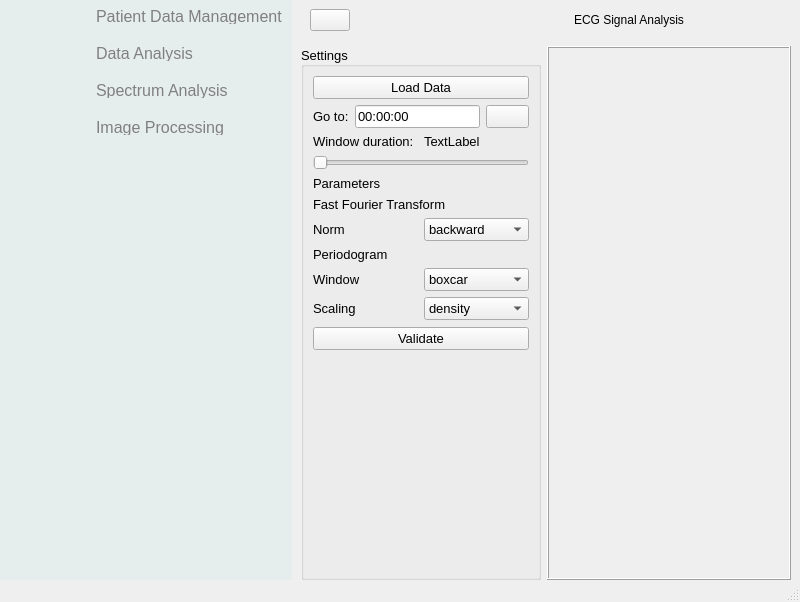
<?xml version="1.0" encoding="UTF-8"?>
<ui version="4.0">
 <class>MainWindow</class>
 <widget class="QMainWindow" name="MainWindow">
  <property name="geometry">
   <rect>
    <x>0</x>
    <y>0</y>
    <width>800</width>
    <height>602</height>
   </rect>
  </property>
  <property name="sizePolicy">
   <sizepolicy hsizetype="Expanding" vsizetype="Expanding">
    <horstretch>0</horstretch>
    <verstretch>0</verstretch>
   </sizepolicy>
  </property>
  <property name="minimumSize">
   <size>
    <width>0</width>
    <height>0</height>
   </size>
  </property>
  <property name="windowTitle">
   <string>MainWindow</string>
  </property>
  <property name="styleSheet">
   <string notr="true"/>
  </property>
  <widget class="QWidget" name="centralwidget">
   <property name="sizePolicy">
    <sizepolicy hsizetype="Expanding" vsizetype="Expanding">
     <horstretch>0</horstretch>
     <verstretch>0</verstretch>
    </sizepolicy>
   </property>
   <layout class="QVBoxLayout" name="verticalLayout_9">
    <property name="leftMargin">
     <number>0</number>
    </property>
    <property name="topMargin">
     <number>0</number>
    </property>
    <property name="rightMargin">
     <number>0</number>
    </property>
    <property name="bottomMargin">
     <number>0</number>
    </property>
    <item>
     <layout class="QHBoxLayout" name="horizontalLayout_8">
      <property name="spacing">
       <number>0</number>
      </property>
      <item>
       <widget class="QWidget" name="icon_only_widget" native="true">
        <property name="minimumSize">
         <size>
          <width>0</width>
          <height>561</height>
         </size>
        </property>
        <property name="styleSheet">
         <string notr="true">QWidget{background-color:rgb(230, 237, 237);
}
QPushButton{text-align:left;color:gray;height:15px;border:none;padding-left:5px;border-top-left-radius:10px;border-bottom-left-radius:10px;border-radius:10px;}QLabel{color:gray;}
QPushButton:checked{background-color: #F5FAFE;
color:#1F95EF; font-weight:bold;
}</string>
        </property>
        <layout class="QVBoxLayout" name="verticalLayout_3">
         <property name="topMargin">
          <number>0</number>
         </property>
         <property name="rightMargin">
          <number>0</number>
         </property>
         <property name="bottomMargin">
          <number>0</number>
         </property>
         <item>
          <layout class="QVBoxLayout" name="verticalLayout_4">
           <property name="spacing">
            <number>22</number>
           </property>
           <property name="sizeConstraint">
            <enum>QLayout::SetDefaultConstraint</enum>
           </property>
           <property name="leftMargin">
            <number>9</number>
           </property>
           <property name="topMargin">
            <number>9</number>
           </property>
           <property name="rightMargin">
            <number>9</number>
           </property>
           <property name="bottomMargin">
            <number>9</number>
           </property>
           <item>
            <widget class="QPushButton" name="pbDataManagement1">
             <property name="font">
              <font>
               <pointsize>12</pointsize>
               <stylestrategy>PreferAntialias</stylestrategy>
               <kerning>true</kerning>
              </font>
             </property>
             <property name="text">
              <string/>
             </property>
             <property name="icon">
              <iconset resource="resources.qrc">
               <normaloff>:/image.png</normaloff>
               <normalon>:/profile.png</normalon>:/image.png</iconset>
             </property>
             <property name="checkable">
              <bool>true</bool>
             </property>
             <property name="autoExclusive">
              <bool>true</bool>
             </property>
            </widget>
           </item>
           <item>
            <widget class="QPushButton" name="pbDataAnalysis1">
             <property name="font">
              <font>
               <pointsize>12</pointsize>
              </font>
             </property>
             <property name="text">
              <string/>
             </property>
             <property name="icon">
              <iconset resource="resources.qrc">
               <normaloff>:/icons8-graphique-combiné-48.png</normaloff>
               <normalon>:/icons8-graphique-combiné-481.png</normalon>:/icons8-graphique-combiné-48.png</iconset>
             </property>
             <property name="checkable">
              <bool>true</bool>
             </property>
             <property name="autoExclusive">
              <bool>true</bool>
             </property>
            </widget>
           </item>
           <item>
            <widget class="QPushButton" name="pbSpectrumAnalysis1">
             <property name="font">
              <font>
               <pointsize>12</pointsize>
              </font>
             </property>
             <property name="text">
              <string/>
             </property>
             <property name="icon">
              <iconset resource="resources.qrc">
               <normaloff>:/icons8-signal-rfid-50.png</normaloff>
               <normalon>:/icons8-signal-rfid-30.png</normalon>:/icons8-signal-rfid-50.png</iconset>
             </property>
             <property name="checkable">
              <bool>true</bool>
             </property>
             <property name="autoExclusive">
              <bool>true</bool>
             </property>
            </widget>
           </item>
           <item>
            <widget class="QPushButton" name="pbImageProcessing1">
             <property name="font">
              <font>
               <pointsize>12</pointsize>
              </font>
             </property>
             <property name="text">
              <string/>
             </property>
             <property name="icon">
              <iconset resource="resources.qrc">
               <normaloff>:/icons8-image-48.png</normaloff>
               <normalon>:/icons8-image-24.png</normalon>:/icons8-image-48.png</iconset>
             </property>
             <property name="checkable">
              <bool>true</bool>
             </property>
             <property name="autoExclusive">
              <bool>true</bool>
             </property>
            </widget>
           </item>
          </layout>
         </item>
         <item>
          <spacer name="verticalSpacer_2">
           <property name="orientation">
            <enum>Qt::Vertical</enum>
           </property>
           <property name="sizeHint" stdset="0">
            <size>
             <width>20</width>
             <height>253</height>
            </size>
           </property>
          </spacer>
         </item>
        </layout>
       </widget>
      </item>
      <item>
       <widget class="QWidget" name="icon_name_widget" native="true">
        <property name="styleSheet">
         <string notr="true">QWidget{background-color:rgb(230, 237, 237);
}
QPushButton{text-align:left;color:gray;height:15px;border:none;padding-left:5px;border-top-left-radius:10px;border-bottom-left-radius:10px;}QLabel{color:gray;}
QPushButton:checked{background-color: #F5FAFE;
color:#1F95EF; font-weight:bold;
}</string>
        </property>
        <layout class="QVBoxLayout" name="verticalLayout_2">
         <property name="leftMargin">
          <number>7</number>
         </property>
         <property name="topMargin">
          <number>0</number>
         </property>
         <property name="rightMargin">
          <number>0</number>
         </property>
         <property name="bottomMargin">
          <number>0</number>
         </property>
         <item>
          <layout class="QVBoxLayout" name="verticalLayout">
           <property name="spacing">
            <number>22</number>
           </property>
           <property name="sizeConstraint">
            <enum>QLayout::SetDefaultConstraint</enum>
           </property>
           <property name="leftMargin">
            <number>9</number>
           </property>
           <property name="topMargin">
            <number>9</number>
           </property>
           <property name="rightMargin">
            <number>9</number>
           </property>
           <property name="bottomMargin">
            <number>9</number>
           </property>
           <item>
            <widget class="QPushButton" name="pbDataManagement2">
             <property name="font">
              <font>
               <pointsize>12</pointsize>
              </font>
             </property>
             <property name="text">
              <string>Patient Data Management</string>
             </property>
             <property name="icon">
              <iconset resource="resources.qrc">
               <normaloff>:/image.png</normaloff>
               <normalon>:/profile.png</normalon>:/image.png</iconset>
             </property>
             <property name="checkable">
              <bool>true</bool>
             </property>
             <property name="autoExclusive">
              <bool>true</bool>
             </property>
            </widget>
           </item>
           <item>
            <widget class="QPushButton" name="pbDataAnalysis2">
             <property name="font">
              <font>
               <pointsize>12</pointsize>
              </font>
             </property>
             <property name="text">
              <string>Data Analysis</string>
             </property>
             <property name="icon">
              <iconset resource="resources.qrc">
               <normaloff>:/icons8-graphique-combiné-48.png</normaloff>
               <normalon>:/icons8-graphique-combiné-481.png</normalon>:/icons8-graphique-combiné-48.png</iconset>
             </property>
             <property name="checkable">
              <bool>true</bool>
             </property>
             <property name="autoExclusive">
              <bool>true</bool>
             </property>
            </widget>
           </item>
           <item>
            <widget class="QPushButton" name="pbSpectrumAnalysis2">
             <property name="font">
              <font>
               <pointsize>12</pointsize>
              </font>
             </property>
             <property name="text">
              <string>Spectrum Analysis</string>
             </property>
             <property name="icon">
              <iconset resource="resources.qrc">
               <normaloff>:/icons8-signal-rfid-50.png</normaloff>
               <normalon>:/icons8-signal-rfid-30.png</normalon>:/icons8-signal-rfid-50.png</iconset>
             </property>
             <property name="checkable">
              <bool>true</bool>
             </property>
             <property name="autoExclusive">
              <bool>true</bool>
             </property>
            </widget>
           </item>
           <item>
            <widget class="QPushButton" name="pbImageProcessing2">
             <property name="font">
              <font>
               <pointsize>12</pointsize>
              </font>
             </property>
             <property name="text">
              <string>Image Processing</string>
             </property>
             <property name="icon">
              <iconset resource="resources.qrc">
               <normaloff>:/icons8-image-48.png</normaloff>
               <normalon>:/icons8-image-24.png</normalon>:/icons8-image-48.png</iconset>
             </property>
             <property name="checkable">
              <bool>true</bool>
             </property>
             <property name="autoExclusive">
              <bool>true</bool>
             </property>
            </widget>
           </item>
          </layout>
         </item>
         <item>
          <spacer name="verticalSpacer">
           <property name="orientation">
            <enum>Qt::Vertical</enum>
           </property>
           <property name="sizeHint" stdset="0">
            <size>
             <width>20</width>
             <height>253</height>
            </size>
           </property>
          </spacer>
         </item>
        </layout>
       </widget>
      </item>
      <item>
       <widget class="QWidget" name="main_menu" native="true">
        <property name="sizePolicy">
         <sizepolicy hsizetype="Expanding" vsizetype="Expanding">
          <horstretch>0</horstretch>
          <verstretch>0</verstretch>
         </sizepolicy>
        </property>
        <layout class="QVBoxLayout" name="verticalLayout_26">
         <property name="topMargin">
          <number>0</number>
         </property>
         <property name="rightMargin">
          <number>0</number>
         </property>
         <property name="bottomMargin">
          <number>0</number>
         </property>
         <item>
          <layout class="QVBoxLayout" name="verticalLayout_22"/>
         </item>
         <item>
          <widget class="QWidget" name="widget" native="true">
           <layout class="QHBoxLayout" name="horizontalLayout_4">
            <item>
             <layout class="QHBoxLayout" name="horizontalLayout">
              <item>
               <widget class="QPushButton" name="pbMenu">
                <property name="font">
                 <font>
                  <kerning>true</kerning>
                 </font>
                </property>
                <property name="text">
                 <string/>
                </property>
                <property name="icon">
                 <iconset resource="resources.qrc">
                  <normaloff>:/menu.png</normaloff>:/menu.png</iconset>
                </property>
                <property name="checkable">
                 <bool>true</bool>
                </property>
               </widget>
              </item>
              <item>
               <spacer name="horizontalSpacer">
                <property name="orientation">
                 <enum>Qt::Horizontal</enum>
                </property>
                <property name="sizeHint" stdset="0">
                 <size>
                  <width>218</width>
                  <height>20</height>
                 </size>
                </property>
               </spacer>
              </item>
              <item>
               <widget class="QLabel" name="label">
                <property name="styleSheet">
                 <string notr="true">font: 15pt &quot;MS Shell Dlg 2&quot;;</string>
                </property>
                <property name="text">
                 <string>ECG Signal Analysis</string>
                </property>
                <property name="alignment">
                 <set>Qt::AlignCenter</set>
                </property>
               </widget>
              </item>
              <item>
               <spacer name="horizontalSpacer_2">
                <property name="orientation">
                 <enum>Qt::Horizontal</enum>
                </property>
                <property name="sizeHint" stdset="0">
                 <size>
                  <width>98</width>
                  <height>20</height>
                 </size>
                </property>
               </spacer>
              </item>
             </layout>
            </item>
           </layout>
          </widget>
         </item>
         <item>
          <widget class="QStackedWidget" name="stackedWidget">
           <property name="enabled">
            <bool>true</bool>
           </property>
           <property name="sizePolicy">
            <sizepolicy hsizetype="Expanding" vsizetype="Expanding">
             <horstretch>0</horstretch>
             <verstretch>0</verstretch>
            </sizepolicy>
           </property>
           <property name="styleSheet">
            <string notr="true"/>
           </property>
           <property name="currentIndex">
            <number>2</number>
           </property>
           <widget class="QWidget" name="ManageData_6">
            <widget class="QLabel" name="label_46">
             <property name="geometry">
              <rect>
               <x>10</x>
               <y>80</y>
               <width>141</width>
               <height>21</height>
              </rect>
             </property>
             <property name="font">
              <font>
               <pointsize>15</pointsize>
              </font>
             </property>
             <property name="text">
              <string>Data Management</string>
             </property>
            </widget>
           </widget>
           <widget class="QWidget" name="Data_6">
            <widget class="QTabWidget" name="tabWidget">
             <property name="geometry">
              <rect>
               <x>0</x>
               <y>0</y>
               <width>561</width>
               <height>571</height>
              </rect>
             </property>
             <property name="currentIndex">
              <number>0</number>
             </property>
             <widget class="QWidget" name="tab">
              <attribute name="title">
               <string>Tab 1</string>
              </attribute>
             </widget>
             <widget class="QWidget" name="tab_2">
              <attribute name="title">
               <string>Tab 2</string>
              </attribute>
              <layout class="QHBoxLayout" name="horizontalLayout_7">
               <item>
                <widget class="QTableWidget" name="tableWidget"/>
               </item>
              </layout>
             </widget>
            </widget>
           </widget>
           <widget class="QWidget" name="Signal_6">
            <layout class="QGridLayout" name="gridLayout_7">
             <property name="leftMargin">
              <number>0</number>
             </property>
             <property name="topMargin">
              <number>0</number>
             </property>
             <property name="bottomMargin">
              <number>0</number>
             </property>
             <item row="0" column="1">
              <widget class="QFrame" name="mplwindow">
               <property name="sizePolicy">
                <sizepolicy hsizetype="Expanding" vsizetype="Expanding">
                 <horstretch>0</horstretch>
                 <verstretch>0</verstretch>
                </sizepolicy>
               </property>
               <property name="frameShape">
                <enum>QFrame::Box</enum>
               </property>
               <property name="frameShadow">
                <enum>QFrame::Raised</enum>
               </property>
               <layout class="QVBoxLayout" name="verticalLayout_7" stretch="0">
                <item>
                 <layout class="QVBoxLayout" name="verticalLayout_5"/>
                </item>
               </layout>
              </widget>
             </item>
             <item row="0" column="0">
              <widget class="QGroupBox" name="groupBox_">
               <property name="font">
                <font>
                 <family>MS Shell Dlg 2</family>
                 <pointsize>10</pointsize>
                 <weight>50</weight>
                 <italic>false</italic>
                 <bold>false</bold>
                </font>
               </property>
               <property name="styleSheet">
                <string notr="true">font: 10pt &quot;MS Shell Dlg 2&quot;;</string>
               </property>
               <property name="title">
                <string>Settings</string>
               </property>
               <property name="alignment">
                <set>Qt::AlignLeading|Qt::AlignLeft|Qt::AlignVCenter</set>
               </property>
               <layout class="QGridLayout" name="gridLayout">
                <item row="0" column="0" colspan="2">
                 <widget class="QPushButton" name="LoadBtnsignal">
                  <property name="text">
                   <string>Load Data</string>
                  </property>
                 </widget>
                </item>
                <item row="1" column="1">
                 <spacer name="verticalSpacer_18">
                  <property name="orientation">
                   <enum>Qt::Vertical</enum>
                  </property>
                  <property name="sizeHint" stdset="0">
                   <size>
                    <width>20</width>
                    <height>18</height>
                   </size>
                  </property>
                 </spacer>
                </item>
                <item row="2" column="0" colspan="2">
                 <layout class="QHBoxLayout" name="horizontalLayout_5">
                  <item>
                   <widget class="QLabel" name="label_3">
                    <property name="text">
                     <string>Go to:</string>
                    </property>
                   </widget>
                  </item>
                  <item>
                   <widget class="QLineEdit" name="lineEdit">
                    <property name="text">
                     <string>00:00:00</string>
                    </property>
                   </widget>
                  </item>
                  <item>
                   <widget class="QPushButton" name="updateTimeButton">
                    <property name="text">
                     <string/>
                    </property>
                    <property name="icon">
                     <iconset resource="resources.qrc">
                      <normaloff>:/icons8-lien-externe-32.png</normaloff>:/icons8-lien-externe-32.png</iconset>
                    </property>
                   </widget>
                  </item>
                 </layout>
                </item>
                <item row="3" column="0" colspan="2">
                 <layout class="QVBoxLayout" name="verticalLayout_6">
                  <item>
                   <layout class="QHBoxLayout" name="horizontalLayout_10">
                    <item>
                     <widget class="QLabel" name="label_2">
                      <property name="text">
                       <string>Window duration:</string>
                      </property>
                     </widget>
                    </item>
                    <item>
                     <widget class="QLabel" name="label_4">
                      <property name="text">
                       <string>TextLabel</string>
                      </property>
                     </widget>
                    </item>
                   </layout>
                  </item>
                  <item>
                   <widget class="QSlider" name="windowDurationSlider">
                    <property name="singleStep">
                     <number>5</number>
                    </property>
                    <property name="orientation">
                     <enum>Qt::Horizontal</enum>
                    </property>
                   </widget>
                  </item>
                 </layout>
                </item>
                <item row="4" column="0">
                 <spacer name="verticalSpacer_4">
                  <property name="orientation">
                   <enum>Qt::Vertical</enum>
                  </property>
                  <property name="sizeHint" stdset="0">
                   <size>
                    <width>20</width>
                    <height>0</height>
                   </size>
                  </property>
                 </spacer>
                </item>
                <item row="5" column="0" colspan="2">
                 <widget class="QLabel" name="label_48">
                  <property name="text">
                   <string>Parameters</string>
                  </property>
                 </widget>
                </item>
                <item row="6" column="0" colspan="2">
                 <widget class="QLabel" name="label_49">
                  <property name="text">
                   <string>Fast Fourier Transform</string>
                  </property>
                 </widget>
                </item>
                <item row="7" column="0" colspan="2">
                 <layout class="QHBoxLayout" name="horizontalLayout_32" stretch="0,0">
                  <item>
                   <widget class="QLabel" name="label_50">
                    <property name="font">
                     <font>
                      <pointsize>10</pointsize>
                     </font>
                    </property>
                    <property name="text">
                     <string>Norm</string>
                    </property>
                   </widget>
                  </item>
                  <item>
                   <widget class="QComboBox" name="NormcomboBox">
                    <property name="font">
                     <font>
                      <pointsize>10</pointsize>
                     </font>
                    </property>
                    <property name="editable">
                     <bool>false</bool>
                    </property>
                    <property name="currentText">
                     <string>backward</string>
                    </property>
                    <property name="maxCount">
                     <number>2147483646</number>
                    </property>
                    <item>
                     <property name="text">
                      <string>backward</string>
                     </property>
                    </item>
                    <item>
                     <property name="text">
                      <string>ortho</string>
                     </property>
                    </item>
                    <item>
                     <property name="text">
                      <string>forward</string>
                     </property>
                    </item>
                   </widget>
                  </item>
                 </layout>
                </item>
                <item row="8" column="0">
                 <spacer name="verticalSpacer_19">
                  <property name="orientation">
                   <enum>Qt::Vertical</enum>
                  </property>
                  <property name="sizeType">
                   <enum>QSizePolicy::Expanding</enum>
                  </property>
                  <property name="sizeHint" stdset="0">
                   <size>
                    <width>20</width>
                    <height>18</height>
                   </size>
                  </property>
                 </spacer>
                </item>
                <item row="9" column="0" colspan="2">
                 <widget class="QLabel" name="label_51">
                  <property name="text">
                   <string>Periodogram</string>
                  </property>
                 </widget>
                </item>
                <item row="10" column="0" colspan="2">
                 <layout class="QHBoxLayout" name="horizontalLayout_33">
                  <item>
                   <widget class="QLabel" name="label_52">
                    <property name="sizeIncrement">
                     <size>
                      <width>6</width>
                      <height>7</height>
                     </size>
                    </property>
                    <property name="font">
                     <font>
                      <pointsize>10</pointsize>
                     </font>
                    </property>
                    <property name="text">
                     <string>Window</string>
                    </property>
                   </widget>
                  </item>
                  <item>
                   <widget class="QComboBox" name="WindowcomboBox">
                    <property name="sizeIncrement">
                     <size>
                      <width>6</width>
                      <height>7</height>
                     </size>
                    </property>
                    <property name="font">
                     <font>
                      <pointsize>10</pointsize>
                     </font>
                    </property>
                    <property name="editable">
                     <bool>false</bool>
                    </property>
                    <property name="currentText">
                     <string>boxcar</string>
                    </property>
                    <property name="maxCount">
                     <number>2147483646</number>
                    </property>
                    <item>
                     <property name="text">
                      <string>boxcar</string>
                     </property>
                    </item>
                    <item>
                     <property name="text">
                      <string>hamming</string>
                     </property>
                    </item>
                    <item>
                     <property name="text">
                      <string>hann</string>
                     </property>
                    </item>
                   </widget>
                  </item>
                 </layout>
                </item>
                <item row="11" column="0" colspan="2">
                 <layout class="QHBoxLayout" name="horizontalLayout_34">
                  <item>
                   <widget class="QLabel" name="label_53">
                    <property name="sizeIncrement">
                     <size>
                      <width>6</width>
                      <height>7</height>
                     </size>
                    </property>
                    <property name="font">
                     <font>
                      <pointsize>10</pointsize>
                     </font>
                    </property>
                    <property name="toolTip">
                     <string>Selects between computing the power spectral density (‘density’) where Pxx has units of V**2/Hz and computing the squared magnitude spectrum (‘spectrum’) where Pxx has units of V**2, if x is measured in V and fs is measured in Hz.</string>
                    </property>
                    <property name="text">
                     <string>Scaling</string>
                    </property>
                   </widget>
                  </item>
                  <item>
                   <widget class="QComboBox" name="ScalingcomboBox">
                    <property name="sizeIncrement">
                     <size>
                      <width>6</width>
                      <height>7</height>
                     </size>
                    </property>
                    <property name="font">
                     <font>
                      <pointsize>10</pointsize>
                     </font>
                    </property>
                    <property name="editable">
                     <bool>false</bool>
                    </property>
                    <property name="currentText">
                     <string>density</string>
                    </property>
                    <property name="maxCount">
                     <number>2147483646</number>
                    </property>
                    <item>
                     <property name="text">
                      <string>density</string>
                     </property>
                    </item>
                    <item>
                     <property name="text">
                      <string>spectrum</string>
                     </property>
                    </item>
                   </widget>
                  </item>
                 </layout>
                </item>
                <item row="12" column="1">
                 <spacer name="verticalSpacer_3">
                  <property name="orientation">
                   <enum>Qt::Vertical</enum>
                  </property>
                  <property name="sizeHint" stdset="0">
                   <size>
                    <width>20</width>
                    <height>21</height>
                   </size>
                  </property>
                 </spacer>
                </item>
                <item row="13" column="0" colspan="2">
                 <widget class="QPushButton" name="pbValidate">
                  <property name="text">
                   <string>Validate</string>
                  </property>
                 </widget>
                </item>
                <item row="14" column="1">
                 <spacer name="verticalSpacer_20">
                  <property name="orientation">
                   <enum>Qt::Vertical</enum>
                  </property>
                  <property name="sizeType">
                   <enum>QSizePolicy::Maximum</enum>
                  </property>
                  <property name="sizeHint" stdset="0">
                   <size>
                    <width>20</width>
                    <height>238</height>
                   </size>
                  </property>
                 </spacer>
                </item>
               </layout>
              </widget>
             </item>
            </layout>
           </widget>
           <widget class="QWidget" name="Image_6">
            <widget class="QGroupBox" name="groupBox">
             <property name="geometry">
              <rect>
               <x>-11</x>
               <y>-1</y>
               <width>531</width>
               <height>511</height>
              </rect>
             </property>
             <property name="title">
              <string/>
             </property>
             <widget class="QGroupBox" name="uipanel2">
              <property name="geometry">
               <rect>
                <x>150</x>
                <y>10</y>
                <width>381</width>
                <height>491</height>
               </rect>
              </property>
              <property name="title">
               <string>Image Preview</string>
              </property>
              <property name="alignment">
               <set>Qt::AlignCenter</set>
              </property>
              <layout class="QHBoxLayout" name="horizontalLayout_2">
               <item>
                <widget class="QFrame" name="frame">
                 <property name="frameShape">
                  <enum>QFrame::Box</enum>
                 </property>
                 <property name="frameShadow">
                  <enum>QFrame::Raised</enum>
                 </property>
                 <layout class="QHBoxLayout" name="horizontalLayout_9">
                  <property name="leftMargin">
                   <number>1</number>
                  </property>
                  <property name="topMargin">
                   <number>1</number>
                  </property>
                  <property name="rightMargin">
                   <number>1</number>
                  </property>
                  <property name="bottomMargin">
                   <number>1</number>
                  </property>
                  <item>
                   <layout class="QHBoxLayout" name="frame_horizontalLayout"/>
                  </item>
                 </layout>
                </widget>
               </item>
              </layout>
             </widget>
             <widget class="QGroupBox" name="uipanel1">
              <property name="geometry">
               <rect>
                <x>10</x>
                <y>10</y>
                <width>141</width>
                <height>491</height>
               </rect>
              </property>
              <property name="title">
               <string>Settings</string>
              </property>
              <property name="alignment">
               <set>Qt::AlignCenter</set>
              </property>
              <layout class="QHBoxLayout" name="horizontalLayout_3">
               <item>
                <layout class="QHBoxLayout" name="horizontalLayout_panel1" stretch="0">
                 <property name="sizeConstraint">
                  <enum>QLayout::SetDefaultConstraint</enum>
                 </property>
                 <item>
                  <layout class="QVBoxLayout" name="verticalLayout_8">
                   <property name="sizeConstraint">
                    <enum>QLayout::SetDefaultConstraint</enum>
                   </property>
                   <property name="leftMargin">
                    <number>0</number>
                   </property>
                   <item>
                    <spacer name="verticalSpacer_5">
                     <property name="orientation">
                      <enum>Qt::Vertical</enum>
                     </property>
                     <property name="sizeType">
                      <enum>QSizePolicy::Fixed</enum>
                     </property>
                     <property name="sizeHint" stdset="0">
                      <size>
                       <width>20</width>
                       <height>5</height>
                      </size>
                     </property>
                    </spacer>
                   </item>
                   <item>
                    <widget class="QPushButton" name="LoadFile">
                     <property name="sizePolicy">
                      <sizepolicy hsizetype="Minimum" vsizetype="Expanding">
                       <horstretch>0</horstretch>
                       <verstretch>0</verstretch>
                      </sizepolicy>
                     </property>
                     <property name="maximumSize">
                      <size>
                       <width>16777215</width>
                       <height>50</height>
                      </size>
                     </property>
                     <property name="text">
                      <string>Load Image</string>
                     </property>
                    </widget>
                   </item>
                   <item>
                    <spacer name="verticalSpacer_6">
                     <property name="orientation">
                      <enum>Qt::Vertical</enum>
                     </property>
                     <property name="sizeType">
                      <enum>QSizePolicy::Fixed</enum>
                     </property>
                     <property name="sizeHint" stdset="0">
                      <size>
                       <width>20</width>
                       <height>5</height>
                      </size>
                     </property>
                    </spacer>
                   </item>
                   <item>
                    <widget class="QGroupBox" name="uipaneldisplay">
                     <property name="title">
                      <string>Filters</string>
                     </property>
                     <layout class="QHBoxLayout" name="horizontalLayout_14">
                      <item>
                       <layout class="QHBoxLayout" name="horizontalLayout_6">
                        <item>
                         <widget class="QRadioButton" name="rbFaces">
                          <property name="text">
                           <string>Faces</string>
                          </property>
                          <property name="checked">
                           <bool>true</bool>
                          </property>
                         </widget>
                        </item>
                        <item>
                         <widget class="QRadioButton" name="rbPoints">
                          <property name="text">
                           <string>Points</string>
                          </property>
                          <property name="checked">
                           <bool>false</bool>
                          </property>
                         </widget>
                        </item>
                        <item>
                         <widget class="QRadioButton" name="rbWire">
                          <property name="text">
                           <string>Wireframe</string>
                          </property>
                         </widget>
                        </item>
                       </layout>
                      </item>
                     </layout>
                    </widget>
                   </item>
                   <item>
                    <spacer name="verticalSpacer_8">
                     <property name="orientation">
                      <enum>Qt::Vertical</enum>
                     </property>
                     <property name="sizeType">
                      <enum>QSizePolicy::Fixed</enum>
                     </property>
                     <property name="sizeHint" stdset="0">
                      <size>
                       <width>20</width>
                       <height>5</height>
                      </size>
                     </property>
                    </spacer>
                   </item>
                   <item>
                    <widget class="QGroupBox" name="uipanelbackground">
                     <property name="title">
                      <string>Background Color</string>
                     </property>
                     <layout class="QHBoxLayout" name="horizontalLayout_27">
                      <item>
                       <layout class="QHBoxLayout" name="horizontalLayout_17">
                        <item>
                         <widget class="QRadioButton" name="rbWhite">
                          <property name="text">
                           <string>Black</string>
                          </property>
                          <property name="checked">
                           <bool>true</bool>
                          </property>
                         </widget>
                        </item>
                        <item>
                         <widget class="QRadioButton" name="rbBlack">
                          <property name="text">
                           <string>White</string>
                          </property>
                         </widget>
                        </item>
                       </layout>
                      </item>
                     </layout>
                    </widget>
                   </item>
                   <item>
                    <spacer name="verticalSpacer_7">
                     <property name="orientation">
                      <enum>Qt::Vertical</enum>
                     </property>
                     <property name="sizeType">
                      <enum>QSizePolicy::Expanding</enum>
                     </property>
                     <property name="sizeHint" stdset="0">
                      <size>
                       <width>20</width>
                       <height>40</height>
                      </size>
                     </property>
                    </spacer>
                   </item>
                  </layout>
                 </item>
                </layout>
               </item>
              </layout>
             </widget>
            </widget>
           </widget>
          </widget>
         </item>
        </layout>
       </widget>
      </item>
     </layout>
    </item>
   </layout>
  </widget>
  <widget class="QMenuBar" name="menubar">
   <property name="geometry">
    <rect>
     <x>0</x>
     <y>0</y>
     <width>800</width>
     <height>20</height>
    </rect>
   </property>
  </widget>
  <widget class="QStatusBar" name="statusbar"/>
 </widget>
 <resources>
  <include location="resources.qrc"/>
 </resources>
 <connections>
  <connection>
   <sender>pbDataManagement1</sender>
   <signal>toggled(bool)</signal>
   <receiver>pbDataManagement2</receiver>
   <slot>setChecked(bool)</slot>
   <hints>
    <hint type="sourcelabel">
     <x>38</x>
     <y>44</y>
    </hint>
    <hint type="destinationlabel">
     <x>83</x>
     <y>44</y>
    </hint>
   </hints>
  </connection>
  <connection>
   <sender>pbDataAnalysis1</sender>
   <signal>toggled(bool)</signal>
   <receiver>pbDataAnalysis2</receiver>
   <slot>setChecked(bool)</slot>
   <hints>
    <hint type="sourcelabel">
     <x>38</x>
     <y>81</y>
    </hint>
    <hint type="destinationlabel">
     <x>137</x>
     <y>81</y>
    </hint>
   </hints>
  </connection>
  <connection>
   <sender>pbImageProcessing1</sender>
   <signal>toggled(bool)</signal>
   <receiver>pbImageProcessing2</receiver>
   <slot>setChecked(bool)</slot>
   <hints>
    <hint type="sourcelabel">
     <x>38</x>
     <y>155</y>
    </hint>
    <hint type="destinationlabel">
     <x>138</x>
     <y>155</y>
    </hint>
   </hints>
  </connection>
  <connection>
   <sender>pbImageProcessing2</sender>
   <signal>toggled(bool)</signal>
   <receiver>pbImageProcessing1</receiver>
   <slot>setChecked(bool)</slot>
   <hints>
    <hint type="sourcelabel">
     <x>132</x>
     <y>155</y>
    </hint>
    <hint type="destinationlabel">
     <x>38</x>
     <y>155</y>
    </hint>
   </hints>
  </connection>
  <connection>
   <sender>pbSpectrumAnalysis1</sender>
   <signal>toggled(bool)</signal>
   <receiver>pbSpectrumAnalysis2</receiver>
   <slot>setChecked(bool)</slot>
   <hints>
    <hint type="sourcelabel">
     <x>38</x>
     <y>118</y>
    </hint>
    <hint type="destinationlabel">
     <x>140</x>
     <y>118</y>
    </hint>
   </hints>
  </connection>
  <connection>
   <sender>pbDataAnalysis2</sender>
   <signal>toggled(bool)</signal>
   <receiver>pbDataAnalysis1</receiver>
   <slot>setChecked(bool)</slot>
   <hints>
    <hint type="sourcelabel">
     <x>133</x>
     <y>81</y>
    </hint>
    <hint type="destinationlabel">
     <x>38</x>
     <y>81</y>
    </hint>
   </hints>
  </connection>
  <connection>
   <sender>pbSpectrumAnalysis2</sender>
   <signal>toggled(bool)</signal>
   <receiver>pbSpectrumAnalysis1</receiver>
   <slot>setChecked(bool)</slot>
   <hints>
    <hint type="sourcelabel">
     <x>132</x>
     <y>118</y>
    </hint>
    <hint type="destinationlabel">
     <x>38</x>
     <y>118</y>
    </hint>
   </hints>
  </connection>
  <connection>
   <sender>pbDataManagement2</sender>
   <signal>toggled(bool)</signal>
   <receiver>pbDataManagement1</receiver>
   <slot>setChecked(bool)</slot>
   <hints>
    <hint type="sourcelabel">
     <x>135</x>
     <y>44</y>
    </hint>
    <hint type="destinationlabel">
     <x>38</x>
     <y>44</y>
    </hint>
   </hints>
  </connection>
  <connection>
   <sender>pbMenu</sender>
   <signal>toggled(bool)</signal>
   <receiver>icon_name_widget</receiver>
   <slot>setVisible(bool)</slot>
   <hints>
    <hint type="sourcelabel">
     <x>263</x>
     <y>38</y>
    </hint>
    <hint type="destinationlabel">
     <x>213</x>
     <y>466</y>
    </hint>
   </hints>
  </connection>
  <connection>
   <sender>pbMenu</sender>
   <signal>toggled(bool)</signal>
   <receiver>icon_only_widget</receiver>
   <slot>setHidden(bool)</slot>
   <hints>
    <hint type="sourcelabel">
     <x>251</x>
     <y>45</y>
    </hint>
    <hint type="destinationlabel">
     <x>38</x>
     <y>359</y>
    </hint>
   </hints>
  </connection>
 </connections>
</ui>
